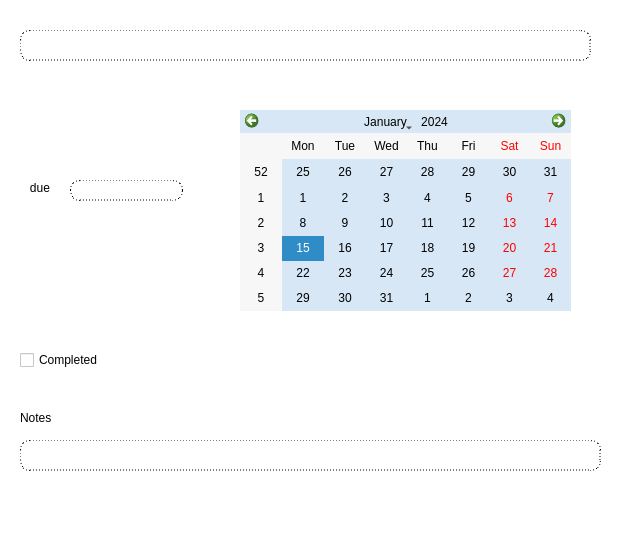
<?xml version="1.0" encoding="UTF-8"?>
<ui version="4.0">
 <class>edit_window</class>
 <widget class="QDialog" name="edit_window">
  <property name="geometry">
   <rect>
    <x>0</x>
    <y>0</y>
    <width>622</width>
    <height>548</height>
   </rect>
  </property>
  <property name="minimumSize">
   <size>
    <width>0</width>
    <height>0</height>
   </size>
  </property>
  <property name="maximumSize">
   <size>
    <width>16777215</width>
    <height>800</height>
   </size>
  </property>
  <property name="windowTitle">
   <string>Dialog</string>
  </property>
  <property name="styleSheet">
   <string notr="true">background-color: #fff;
color: black;
font-weight: normal;
font:  15pt &quot;Helvetica&quot;;
</string>
  </property>
  <widget class="QLabel" name="label">
   <property name="geometry">
    <rect>
     <x>20</x>
     <y>180</y>
     <width>60</width>
     <height>16</height>
    </rect>
   </property>
   <property name="styleSheet">
    <string notr="true">font: 15pt &quot;Helvetica Neue&quot;;</string>
   </property>
   <property name="text">
    <string>   due</string>
   </property>
  </widget>
  <widget class="QCheckBox" name="checkBox">
   <property name="geometry">
    <rect>
     <x>20</x>
     <y>350</y>
     <width>111</width>
     <height>20</height>
    </rect>
   </property>
   <property name="styleSheet">
    <string notr="true">font: 16pt &quot;Helvetica Neue&quot;;</string>
   </property>
   <property name="text">
    <string>Completed</string>
   </property>
  </widget>
  <widget class="QLabel" name="label_2">
   <property name="geometry">
    <rect>
     <x>20</x>
     <y>410</y>
     <width>60</width>
     <height>16</height>
    </rect>
   </property>
   <property name="styleSheet">
    <string notr="true">font: 20pt &quot;Helvetica Neue&quot;;</string>
   </property>
   <property name="text">
    <string>Notes</string>
   </property>
  </widget>
  <widget class="QLineEdit" name="lineEdit_2">
   <property name="geometry">
    <rect>
     <x>20</x>
     <y>30</y>
     <width>571</width>
     <height>31</height>
    </rect>
   </property>
   <property name="styleSheet">
    <string notr="true">color: black;
background-color: white;
border: 1px dashed black;
border-width: 1px;
border-radius: 10px;</string>
   </property>
  </widget>
  <widget class="QLineEdit" name="lineEdit_3">
   <property name="geometry">
    <rect>
     <x>20</x>
     <y>440</y>
     <width>581</width>
     <height>31</height>
    </rect>
   </property>
   <property name="styleSheet">
    <string notr="true">color: black;
background-color: white;
border: 1px dashed black;
border-width: 1px;
border-radius: 10px;</string>
   </property>
  </widget>
  <widget class="QCalendarWidget" name="calendarWidget">
   <property name="geometry">
    <rect>
     <x>240</x>
     <y>110</y>
     <width>331</width>
     <height>201</height>
    </rect>
   </property>
   <property name="styleSheet">
    <string notr="true">background-color: #d7e7f5;</string>
   </property>
  </widget>
  <widget class="QLineEdit" name="lineEdit">
   <property name="geometry">
    <rect>
     <x>70</x>
     <y>180</y>
     <width>113</width>
     <height>21</height>
    </rect>
   </property>
   <property name="styleSheet">
    <string notr="true">color: black;
background-color: white;
border: 1px dashed black;
border-width: 1px;
border-radius: 10px;</string>
   </property>
  </widget>
 </widget>
 <resources/>
 <connections/>
</ui>
